Frame 1 (no input): blank canvas, image omitted
Frame 60 (the mouse pressed at the canvas centre just before this capture): blank canvas, image omitted
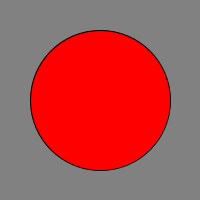
Frame 120 (the mouse held since frame 60 and released just before this capture)

The Processing sketch whose frames 1 and 60 were blank and that drew this single picture after the mouse press (run headless with seeded random() and noise(); from frame 60 on, the mouse is pressed at the canvas centre):

// Processing sketch: processing_113924
// ── processing_113924.pde

int diameter=20;

void setup(){
  size(200,200);
}

void draw(){
  background(129);
  diameter=diameter+1;
  if(diameter>=100){
    fill(255,0,0);
    ellipse(100,100,diameter,diameter);
  }else fill(130,25,5);
  println(diameter);
  
}
